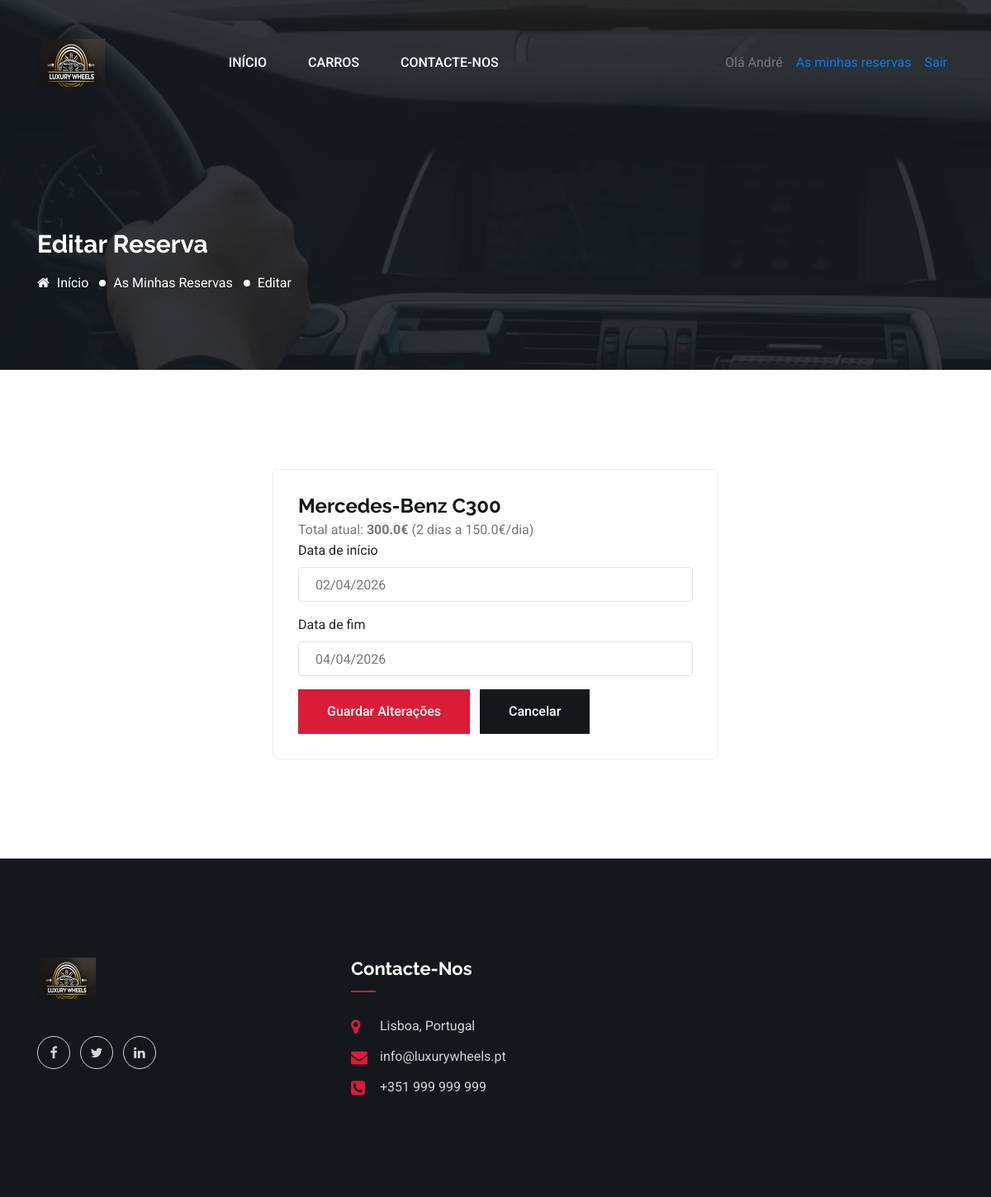
The page /reservation/1/edit (signed in) on the database as committed earlier.
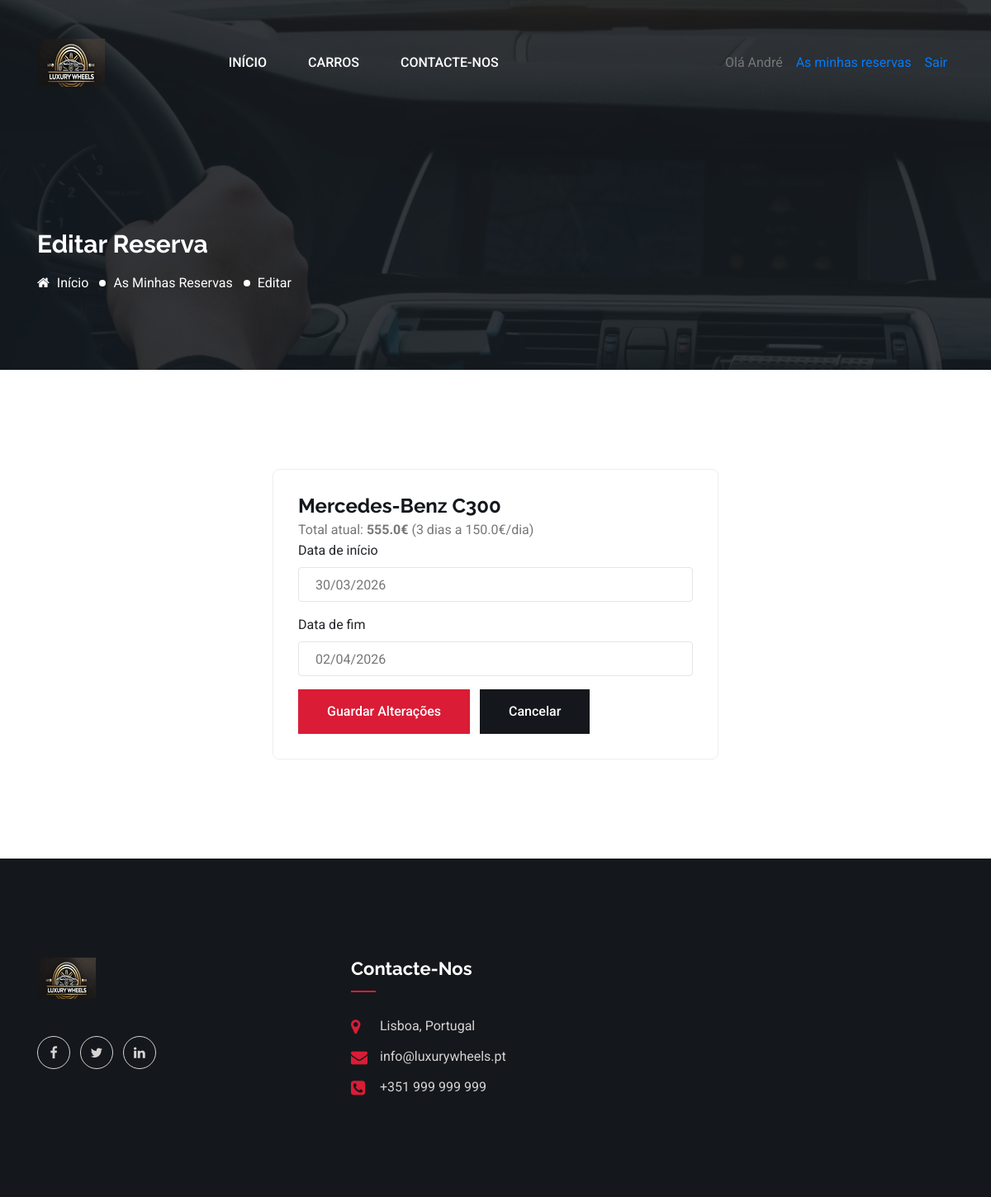
The same page on the database as committed later.
### models/Reservation.py (models this page shows, shortened)
class Reservation(db.Model):
    __tablename__ = "Reservation"
    idReservation = db.Column(db.Integer, primary_key=True)
    idUser = db.Column(db.Integer, db.ForeignKey("User.idUser"), nullable=False)
    idVehicle = db.Column(
        db.Integer, db.ForeignKey("Vehicle.idVehicle"), nullable=False
    )
    startDate = db.Column(db.Date, nullable=False)
    endDate = db.Column(db.Date, nullable=False)
    totalDays = db.Column(db.Integer, nullable=False)
    totalPrice = db.Column(db.Float, nullable=False)
    idReservationStatus = db.Column(
        db.Integer,
        db.ForeignKey("Reservation_Status.idReservationStatus"),
        nullable=False,
        default=ReservationStates.PENDING,
    )
    createdAt = db.Column(db.DateTime, server_default=db.func.current_timestamp())
    updatedAt = db.Column(db.DateTime, server_default=db.func.current_timestamp(), onupdate=db.func.current_timestamp())

### routes/reservations.py (the view, shortened to what this page needs)
@bp.route("/reservation/<int:rid>/edit", methods=["GET", "POST"])
def edit_reservation(rid):
    if "user_id" not in session:
        flash("Faça login para editar uma reserva", "modal-error")
        return redirect(url_for("users.login", next=request.url))
    reservation = Reservation.query.filter_by(
        idReservation=rid, idUser=session["user_id"]
    ).first_or_404()
    vehicle = Vehicle.query.get(reservation.idVehicle)
    return render_template(
        "edit_reservation.html",
        title="Editar Reserva",
        reservation=reservation,
        vehicle=vehicle,
    )

### app.py (called while the page is built)
@app.context_processor
def inject_current_user():
    from flask import session
    user = None
    user_id = session.get('user_id')
    if user_id:
        try:
            user = User.query.get(int(user_id))
        except Exception as e:
            import logging
            logging.exception("Error loading current user")
            user = None
    return {
        'current_user': user,
        'is_logged_in': bool(user_id),
    }

### templates/edit_reservation.html (shortened to what this page needs)
<!doctype html>
<html lang="pt">
  <head>
    <link href="/assets/css/fontawesome.min.css" rel="stylesheet" />
    <link href="/assets/css/bootstrap.min.css" rel="stylesheet" />
    <link href="/assets/css/lightcase.css" rel="stylesheet" />
    <link href="/assets/css/animate.css" rel="stylesheet" />
    <link href="/assets/css/nice-select.css" rel="stylesheet" />
    <link href="/assets/css/datepicker.min.css" rel="stylesheet" />
    <link href="/assets/css/wickedpicker.min.css" rel="stylesheet" />
    <link href="/assets/css/jquery-ui.min.css" rel="stylesheet" />
    <link href="/assets/css/owl.carousel.min.css" rel="stylesheet" />
    <link href="/assets/css/main.css" rel="stylesheet" />
  </head>
  <body>
    {% include 'partials/navbar.html' %}
    <section class="inner-page-banner bg_img overlay-3" data-background="/assets/images/inner-page-bg.jpg">
      <div class="container">
        <div class="row">
          <div class="col-md-12">
            <h2 class="page-title">Editar Reserva</h2>
            <ol class="page-list">
              <li>
                <a href="{{ url_for('home') }}"><i class="fa fa-home"></i> Início</a>
              </li>
              <li><a href="{{ url_for('reservations.my_reservations') }}">As minhas reservas</a></li>
              <li>Editar</li>
            </ol>
          </div>
        </div>
      </div>
    </section>
    <section class="pt-120 pb-120">
      <div class="container">
        <div class="row justify-content-center">
          <div class="col-lg-6">
            <div style="border: 1px solid #eee; border-radius: 8px; padding: 30px">
              <h3 class="title mb-20">{{ vehicle.brand.name if vehicle and vehicle.brand else '' }} {{ vehicle.model if vehicle else 'Veículo' }}</h3>
              <p>Total atual: <strong>{{ reservation.totalPrice }}€</strong> ({{ reservation.totalDays }} dias a {{ vehicle.dailyRate if vehicle else 0 }}€/dia)</p>
              <form method="post" id="edit-reservation-form" data-daily-rate="{{ vehicle.dailyRate if vehicle else 0 }}">
                <div class="form-group">
                  <label>Data de início</label>
                  <input class="form-control has-icon datepicker-here" data-language="pt" name="startDate" id="startDate" placeholder="Data de levantamento" type="text" value="{{ reservation.startDate.strftime('%Y-%m-%d') if reservation.startDate else '' }}" />
                </div>
                <div class="form-group mt-20">
                  <label>Data de fim</label>
                  <input class="form-control has-icon datepicker-here" data-language="pt" name="endDate" id="endDate" placeholder="Data de devolução" type="text" value="{{ reservation.endDate.strftime('%Y-%m-%d') if reservation.endDate else '' }}" />
                </div>
                <div class="mt-30" style="display: flex; gap: 12px">
                  <button class="cmn-btn" type="submit">Guardar alterações</button>
                  <a class="cmn-btn bg-black" href="{{ url_for('reservations.my_reservations') }}">Cancelar</a>
                </div>
              </form>
            </div>
          </div>
        </div>
      </div>
    </section>
    {% include 'partials/footer.html' %}
  </body>
</html>

Rows that differ between the two databases and show on the page:
changed Reservation: totalPrice "300.0" → "555.0"; totalDays "2" → "3"; startDate "02/04/2026" → "30/03/2026"; endDate "04/04/2026" → "02/04/2026"
